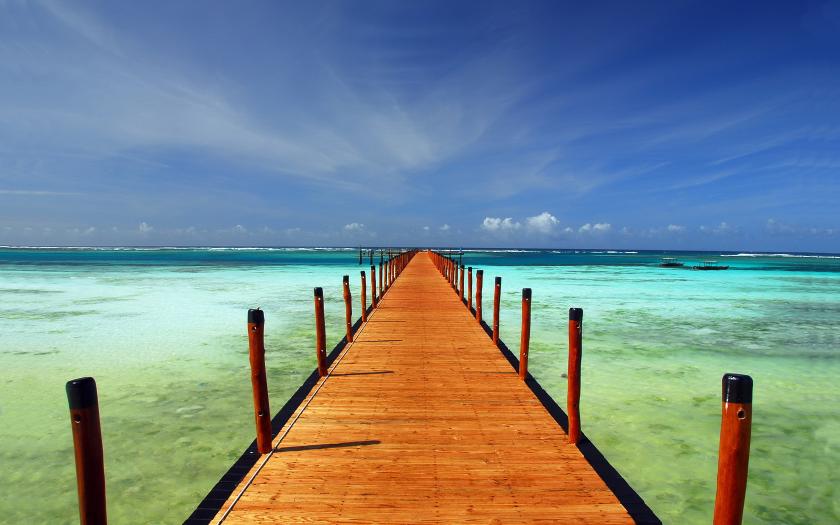
//> input picture Code/LineDetection/Beach.jpg, 1680 x 1050 px (shown at 1/2 size)
$ ./LineDetection Beach.jpg   (built with g++ and OpenCV 4)
//> lines starting //> are read from the running program, lines starting //| are printed output that depends on the picture; after the words box and inside, x2 and y2 are one past the last pixel; in counts of white or black regions, pixels touching at a corner belong together
#include "opencv2/highgui/highgui.hpp"
#include "opencv2/imgproc/imgproc.hpp"
#include <iostream>
#include <stdio.h>
#include <stdlib.h>
#include <vector>

#define PI 3.1415926

//LINE FINDER CODE START

#if ! defined LINE_FINDER
#define LINE_FINDER

#include <opencv2/core/core.hpp>
#include <opencv2/highgui/highgui.hpp>
#include <opencv2/imgproc/imgproc.hpp>
#include <vector>

class LineFinder {
private:

    // original image
    cv ::Mat img;

    // vector containing the end points
    // of the detected lines
    std ::vector< cv::Vec4i > lines;

    // accumulator resolution parameters
    double deltaRho;
    double deltaTheta;

    // minimum number of votes that a line
    // must receive before being considered
    int minVote;

    // min length of a line
    double minLength;

    // max allowed gap along the line
    double maxGap;

public:

    // Default accumulator resolution is 1 pixel by 1 degree
    // no gap, no minimum length
    LineFinder () : deltaRho(1 ), deltaTheta( PI / 180),
    minVote (10), minLength(0. ), maxGap( 0.) {}

    // Set the resolution of the accumulator
    void setAccResolution( double dRho, double dTheta ) {
        deltaRho = dRho;
        deltaTheta = dTheta;
    }

    // Set the minimum number of votes
    void setMinVote( int minV) {
        minVote = minV;
    }

    // Set line length and gap
    void setLineLengthAndGap( double length, double gap ) {
        minLength = length;
        maxGap = gap;
    }

    // Apply probabilistic Hough Transform
    std ::vector< cv::Vec4i > findLines( cv::Mat &binary) {
        lines .clear();
        cv ::HoughLinesP( binary, lines ,
                         deltaRho , deltaTheta, minVote, minLength , maxGap);

        return lines;
    }

    // Draw the detected lines on image
    void drawDetectedLines( cv::Mat &image,
                           cv ::Scalar color = cv::Scalar (0, 0, 255)) {
        // Draw the lines
        std ::vector< cv::Vec4i >::const_iterator it2 = lines.begin ();

        while ( it2 != lines .end()){
            cv ::Point pt1((* it2)[0 ], (* it2)[1 ]);
            cv ::Point pt2((* it2)[2 ], (* it2)[3 ]);
            cv ::line( image, pt1 , pt2, color);
            ++ it2;
        }
    }
};

#endif

//LINE FINDER CODE END


using namespace cv;
using namespace std;

int main(int arg, char** argv) {

    cv::Mat image = cv:: imread( argv[1], 1 );
//> image is the input picture: 1050 rows x 1680 cols, CV_8UC3; mean B, G, R 138.9, 137.1, 119.8
    if (! image.data ) {
        return 0 ;
    }

    cv ::namedWindow( "Original Image" );
    cv ::imshow( "Original Image" , image);

    // Apply Canny algorithm
    cv ::Mat contours;
    cv ::Canny( image, contours , 125 , 250 );
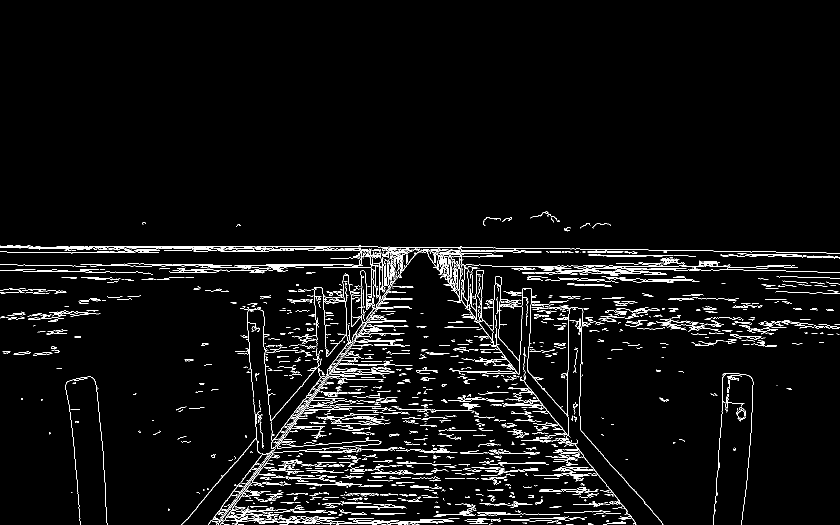
//> contours: 1050 rows x 1680 cols, CV_8UC1 (shown at 1/2 size); 3.7% white in thin lines or dots, all inside (x1, y1, x2, y2) = (0, 423, 1680, 1050)

    cv ::namedWindow( "Canny edges" );
    cv ::imshow( "Canny edges" , contours);

    cv ::Mat result( contours.rows ,contours. cols,CV_8U ,cv:: Scalar(255 ));
    image .copyTo( result);

    // Hough transform for line detection
    std ::vector< cv::Vec2f > lines;
    cv ::HoughLines( contours, lines ,
                    1, PI / 180 ,              // step size
                    80);                                          // minimum number of votes
//> lines = 10439 lines (rho, theta), first 12: [531, 1.57], [492, 1.57], [488, 1.59], [490, 1.59], [504, 1.57], [486, 1.59], [496, 1.57], [500, 1.57], [484, 1.59], [477, 1.59], [514, 1.59], [487, 1.61]
    std ::vector< cv::Vec2f >::const_iterator it = lines.begin ();
    while ( it != lines .end()) {

        float rho = (*it )[0];                 // first element is distance rho
        float theta = (*it )[1]; // second element is angle theta

        if ( theta < PI /4. || theta > 3.* PI/4. ) {     // ~vertical line

            // point of intersection of the line with first row
            cv ::Point pt1( rho / cos (theta), 0);
            // point of intersection of the line with last row
            cv ::Point pt2(( rho - result .rows * sin(theta )) / cos(theta ), result. rows);

            // draw a while line
            cv ::line( result, pt1 , pt2, cv::Scalar (255), 1);
        } else {    //~horizontal line
            // point of intersection of the line with first column
            cv ::Point pt1( 0, rho / sin( theta));
            // point of intersection of the line with last column
            cv ::Point pt2( result.cols , ( rho - result .cols * cos(theta )) / sin(theta ));
            // draw a white line
            cv ::line( result, pt1 , pt2, cv::Scalar (255), 1);
        }
        ++it;
    }
//> this loop made 10439 passes
//> (rho, theta, pt1, pt2) on passes 1 to 12: (531, 1.57, Point(0, 531), Point(1680, 531)), (492, 1.57, Point(0, 492), Point(1680, 492)), (488, 1.59, Point(0, 488), Point(1680, 517)), (490, 1.59, Point(0, 490), Point(1680, 519)), (504, 1.57, Point(0, 504), Point(1680, 504)), (486, 1.59, Point(0, 486), Point(1680, 515)), (496, 1.57, Point(0, 496), Point(1680, 496)), (500, 1.57, Point(0, 500), Point(1680, 500)), (484, 1.59, Point(0, 484), Point(1680, 513)), (477, 1.59, Point(0, 477), Point(1680, 506)), (514, 1.59, Point(0, 514), Point(1680, 543)), (487, 1.61, Point(0, 487), Point(1680, 545))
//> (rho, theta, pt2) on pass 469: (1137, 0, Point(1137, 1050))
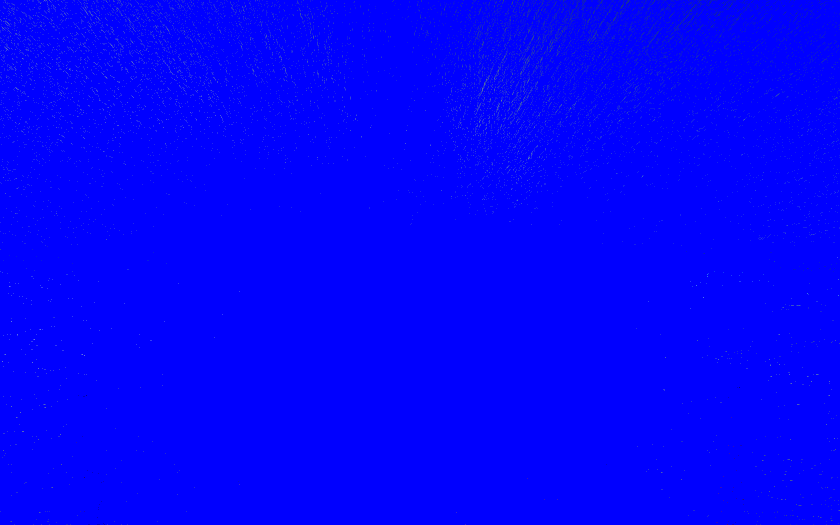
//> result: 1050 rows x 1680 cols, CV_8UC3 (shown at 1/2 size); mean B, G, R 253.8, 1.3, 0.9

    cv ::namedWindow( "Detected lines with hough" );
    cv ::imshow( "Detected lines with hough" , result);

    // Create LineFinder instance
    LineFinder finder ;

    // Set probabilistic Hough parameters
    finder .setLineLengthAndGap( 100, 20);
    finder .setMinVote( 80);

    // Detect lines and draw them
    std ::vector< cv::Vec4i > linesP = finder.findLines (contours);
//> in findLines, `cv ::HoughLinesP( binary, lines , deltaRho , deltaTheta, minVote, minL..`: lines = 165 lines (x1, y1, x2, y2), first 8: [113, 492, 568, 492], [304, 531, 570, 531], [879, 495, 990, 495], [984, 532, 1165, 532], [1111, 543, 1239, 543], [1026, 504, 1180, 504], [618, 501, 923, 501], [40, 496, 252, 496]
//> linesP = 165 items, first 8: [113, 492, 568, 492], [304, 531, 570, 531], [879, 495, 990, 495], [984, 532, 1165, 532], [1111, 543, 1239, 543], [1026, 504, 1180, 504], [618, 501, 923, 501], [40, 496, 252, 496]
    finder .drawDetectedLines( image);
//> the loop in drawDetectedLines, `while ( it2 != lines .end())` made 165 passes
//> after the loop in drawDetectedLines, `while ( it2 != lines .end())`:
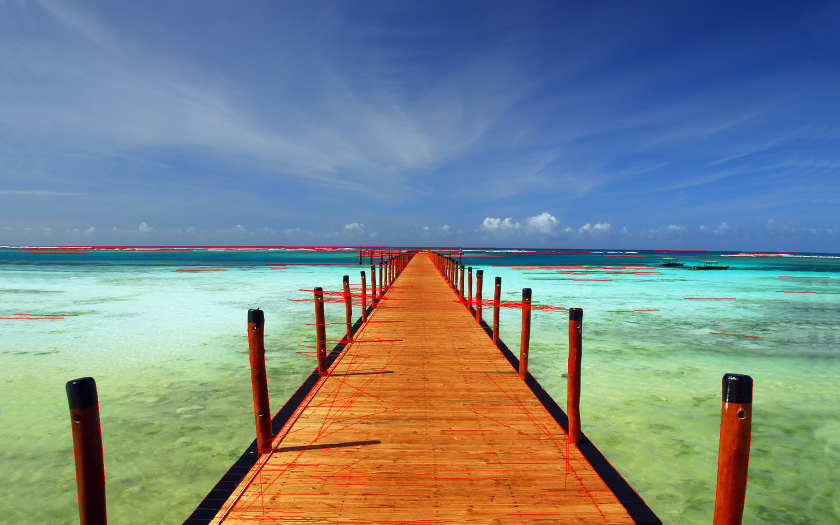
//> image: 1050 rows x 1680 cols, CV_8UC3 (shown at 1/2 size); 1.47% of pixels changed, all inside (x1, y1, x2, y2) = (0, 492, 1680, 1048)
    cv ::namedWindow( "Detected Lines with HoughP" );
    cv ::imshow( "Detected Lines with HoughP" , image);

    cv::waitKey(80000);

    return 1;
}

$ run again, on Code/LineDetection/02-Mid-Morning.png
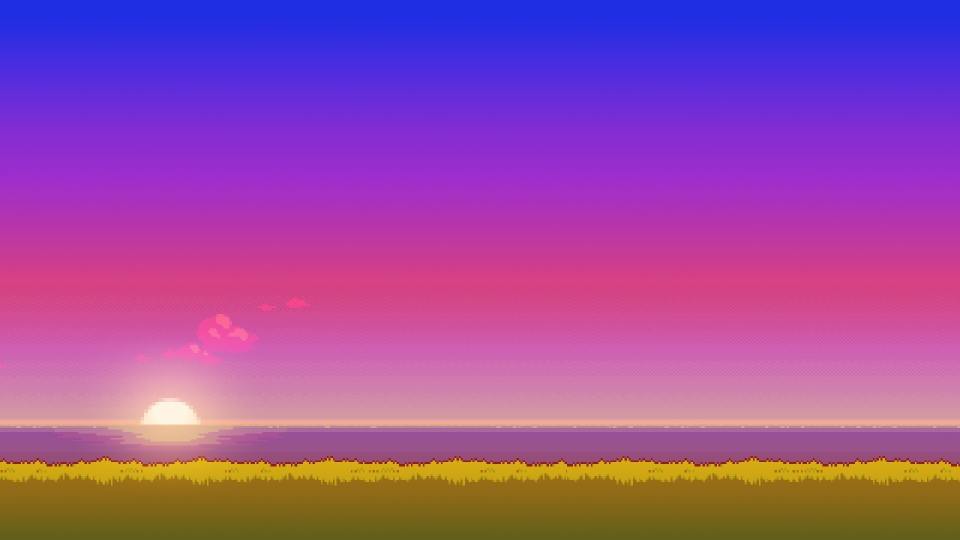
//> input picture Code/LineDetection/02-Mid-Morning.png, 1920 x 1080 px (shown at 1/2 size)
//> image is the input picture: 1080 rows x 1920 cols, CV_8UC3; mean B, G, R 159.5, 76.7, 154.2
//> `cv ::Canny( image, contours , 125 , 250 );`:
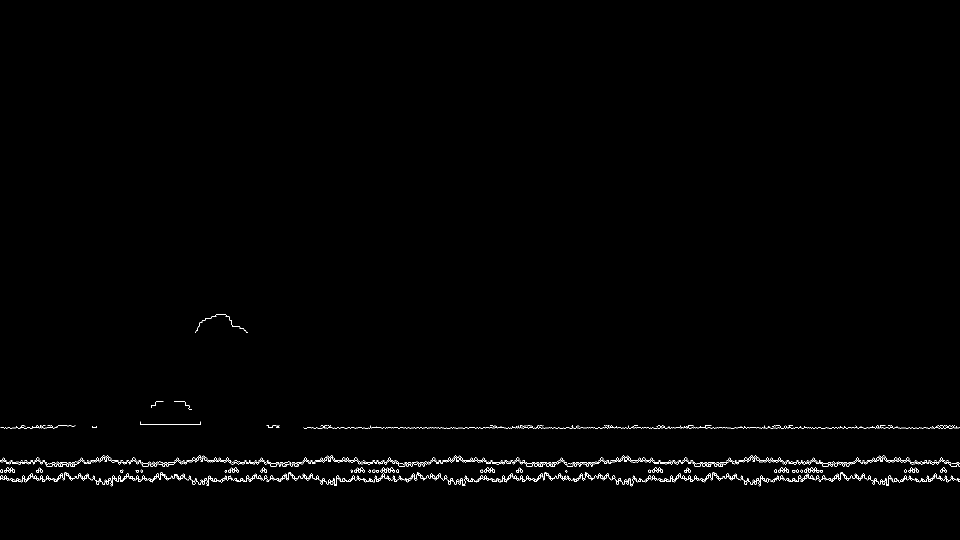
//> contours: 1080 rows x 1920 cols, CV_8UC1 (shown at 1/2 size); 0.68% white in thin lines or dots, all inside (x1, y1, x2, y2) = (0, 628, 1920, 973)
//> `cv ::HoughLines( contours, lines , 1, PI / 180 , 80);`: lines = 175 lines (rho, theta), first 12: [957, 1.57], [855, 1.57], [924, 1.57], [927, 1.57], [959, 1.57], [920, 1.57], [963, 1.57], [951, 1.57], [851, 1.57], [931, 1.59], [972, 1.55], [968, 1.55]
//> the loop `while ( it != lines .end())` made 175 passes
//> (rho, theta, pt1, pt2) on passes 1 to 8: (957, 1.57, Point(0, 957), Point(1920, 957)), (855, 1.57, Point(0, 855), Point(1920, 855)), (924, 1.57, Point(0, 924), Point(1920, 924)), (927, 1.57, Point(0, 927), Point(1920, 927)), (959, 1.57, Point(0, 959), Point(1920, 959)), (920, 1.57, Point(0, 920), Point(1920, 920)), (963, 1.57, Point(0, 963), Point(1920, 963)), (951, 1.57, Point(0, 951), Point(1920, 951))
//> in findLines, `cv ::HoughLinesP( binary, lines , deltaRho , deltaTheta, minVote, minL..`: lines = 69 lines (x1, y1, x2, y2), first 8: [2, 924, 199, 924], [0, 957, 1916, 957], [607, 855, 1919, 855], [973, 927, 1220, 927], [608, 856, 1916, 856], [0, 959, 848, 959], [1457, 923, 1639, 923], [358, 960, 592, 960]
//> linesP = 69 items, first 8: [2, 924, 199, 924], [0, 957, 1916, 957], [607, 855, 1919, 855], [973, 927, 1220, 927], [608, 856, 1916, 856], [0, 959, 848, 959], [1457, 923, 1639, 923], [358, 960, 592, 960]
//> the loop in drawDetectedLines, `while ( it2 != lines .end())` made 69 passes
//> after the loop in drawDetectedLines, `while ( it2 != lines .end())`:
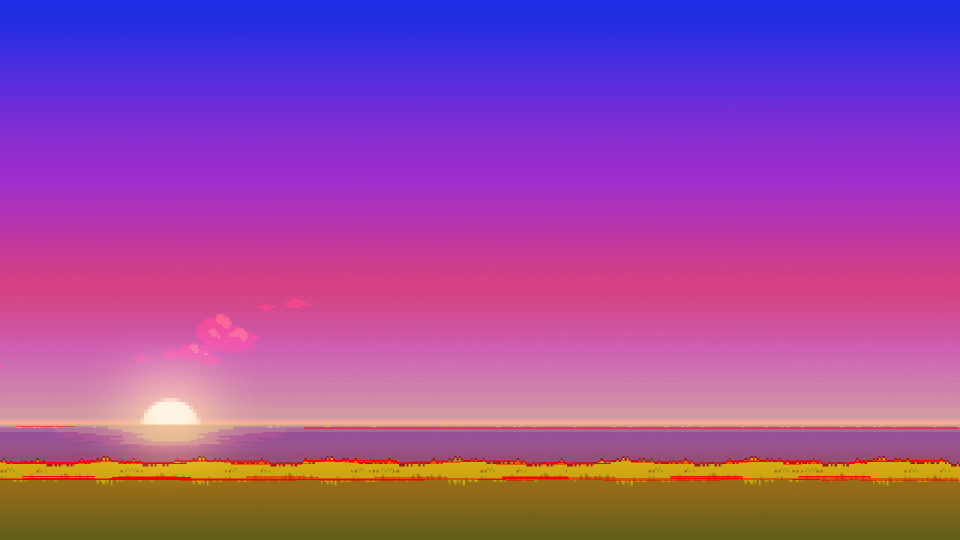
//> image: 1080 rows x 1920 cols, CV_8UC3 (shown at 1/2 size); 0.85% of pixels changed, all inside (x1, y1, x2, y2) = (0, 852, 1920, 961)

$ run again, on Code/LineDetection/Shapes.png
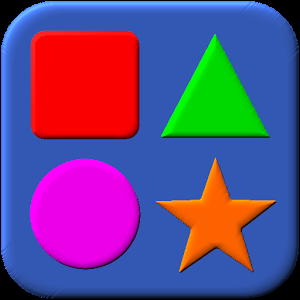
//> input picture Code/LineDetection/Shapes.png, 300 x 300 px
//> image is the input picture: 300 rows x 300 cols, CV_8UC3; mean B, G, R 132.9, 73, 99.8
//> `cv ::Canny( image, contours , 125 , 250 );`:
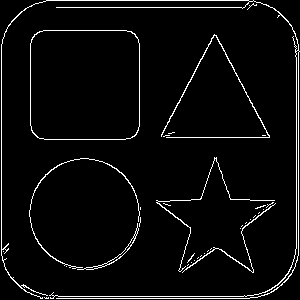
//> contours: 300 rows x 300 cols, CV_8UC1; 4.2% white in thin lines or dots
//> `cv ::HoughLines( contours, lines , 1, PI / 180 , 80);`: lines = 21 lines (rho, theta), first 12: [1, 0], [298, 0], [298, 1.57], [0, 1.57], [296, 0], [296, 1.57], [7, 1.57], [-294, 3.12], [294, 1.59], [205, 0.49], [299, 1.55], [137, 1.57]
//> the loop `while ( it != lines .end())` made 21 passes
//> (rho, theta, pt1, pt2) on passes 3, 4, 6, 7, 8, 9, 10, 11: (298, 1.57, Point(0, 298), Point(300, 298)), (0, 1.57, Point(0, 0), Point(300, 0)), (296, 1.57, Point(0, 296), Point(300, 296)), (7, 1.57, Point(0, 7), Point(300, 7)), (-294, 3.12, Point(294, 0), Point(299, 300)), (294, 1.59, Point(0, 294), Point(300, 299)), (205, 0.489, Point(232, 0), Point(72, 300)), (299, 1.55, Point(0, 299), Point(300, 293))
//> in findLines, `cv ::HoughLinesP( binary, lines , deltaRho , deltaTheta, minVote, minL..`: lines = 10 lines (x1, y1, x2, y2), first 8: [296, 262, 296, 37], [1, 255, 1, 44], [37, 296, 260, 296], [56, 7, 272, 7], [40, 298, 249, 298], [298, 255, 298, 44], [46, 0, 253, 0], [166, 137, 269, 137]
//> linesP = 10 items, first 8: [296, 262, 296, 37], [1, 255, 1, 44], [37, 296, 260, 296], [56, 7, 272, 7], [40, 298, 249, 298], [298, 255, 298, 44], [46, 0, 253, 0], [166, 137, 269, 137]
//> the loop in drawDetectedLines, `while ( it2 != lines .end())` made 10 passes
//> after the loop in drawDetectedLines, `while ( it2 != lines .end())`:
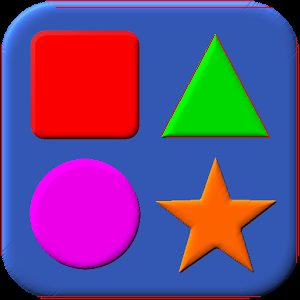
//> image: 300 rows x 300 cols, CV_8UC3; 2.02% of pixels changed, all inside (x1, y1, x2, y2) = (1, 0, 299, 299)
